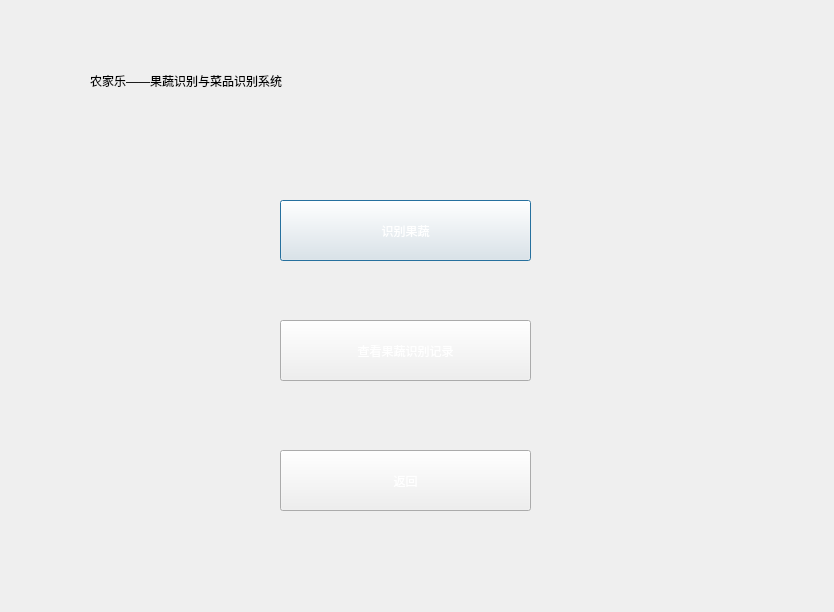
<?xml version="1.0" encoding="UTF-8"?>
<ui version="4.0">
 <class>Dialog</class>
 <widget class="QDialog" name="Dialog">
  <property name="geometry">
   <rect>
    <x>0</x>
    <y>0</y>
    <width>834</width>
    <height>612</height>
   </rect>
  </property>
  <property name="windowTitle">
   <string>Dialog</string>
  </property>
  <property name="styleSheet">
   <string notr="true">background-image: url(:/bg1.jpg);</string>
  </property>
  <widget class="QFrame" name="frame">
   <property name="geometry">
    <rect>
     <x>-20</x>
     <y>-10</y>
     <width>871</width>
     <height>631</height>
    </rect>
   </property>
   <property name="frameShape">
    <enum>QFrame::StyledPanel</enum>
   </property>
   <property name="frameShadow">
    <enum>QFrame::Raised</enum>
   </property>
   <widget class="QLabel" name="label_2">
    <property name="geometry">
     <rect>
      <x>-10</x>
      <y>0</y>
      <width>871</width>
      <height>631</height>
     </rect>
    </property>
    <property name="text">
     <string/>
    </property>
   </widget>
   <widget class="QPushButton" name="pushButton">
    <property name="geometry">
     <rect>
      <x>300</x>
      <y>210</y>
      <width>251</width>
      <height>61</height>
     </rect>
    </property>
    <property name="styleSheet">
     <string notr="true">background-image: url(:/bg1.jpg);
color: rgb(255, 255, 255);
font: 18pt &quot;楷体&quot;;</string>
    </property>
    <property name="text">
     <string>识别果蔬</string>
    </property>
   </widget>
   <widget class="QPushButton" name="pushButton_2">
    <property name="geometry">
     <rect>
      <x>300</x>
      <y>330</y>
      <width>251</width>
      <height>61</height>
     </rect>
    </property>
    <property name="styleSheet">
     <string notr="true">background-image: url(:/bg1.jpg);
color: rgb(255, 255, 255);
font: 18pt &quot;楷体&quot;;</string>
    </property>
    <property name="text">
     <string>查看果蔬识别记录</string>
    </property>
   </widget>
   <widget class="QPushButton" name="pushButton_3">
    <property name="geometry">
     <rect>
      <x>300</x>
      <y>460</y>
      <width>251</width>
      <height>61</height>
     </rect>
    </property>
    <property name="styleSheet">
     <string notr="true">background-image: url(:/bg1.jpg);
color: rgb(255, 255, 255);
font: 18pt &quot;楷体&quot;;</string>
    </property>
    <property name="text">
     <string>返回</string>
    </property>
   </widget>
   <widget class="QLabel" name="label">
    <property name="geometry">
     <rect>
      <x>110</x>
      <y>40</y>
      <width>641</width>
      <height>101</height>
     </rect>
    </property>
    <property name="styleSheet">
     <string notr="true">color: rgb(56, 99, 7);
color: rgb(0, 0, 0);
font: 24pt &quot;楷体&quot;;</string>
    </property>
    <property name="text">
     <string>农家乐——果蔬识别与菜品识别系统</string>
    </property>
   </widget>
  </widget>
 </widget>
 <resources>
  <include location="../data/a.qrc"/>
 </resources>
 <connections/>
</ui>
